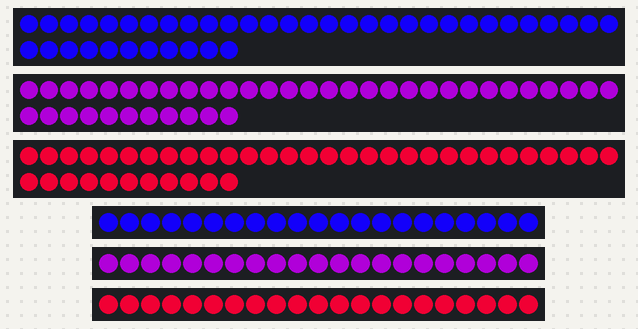
This sketch was run on a simulated Arduino Uno, built with avr-gcc and run on an emulated ATmega328P. On the bench: 3 × 41 RGB LEDs in strip order, left to right, continuing on the next row, 3 × 21 RGB LEDs in strip order, left to right. Dim RGB values are drawn brighter than linear; the strip is taken to match the declared colour order.

Above: at 33.27 s.
At 38.83 s:
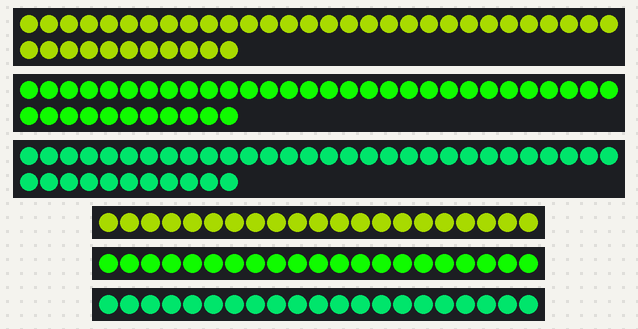

The sketch:

steadyState.ino
```cpp
// ------------------------------- Pin declaration ----------------------------

// 3 City LED strips, each strip 41 pixels
#define CITY_NUM_PIXELS 41
#define NUM_OF_CITY 3
#define CITY_1_PIN 0
#define CITY_2_PIN 1
#define CITY_3_PIN 2

// 3 Base LED strips, each strip 21 pixels
#define BASE_NUM_PIXELS 21
#define NUM_OF_BASE 3
#define BASE_1_PIN 3
#define BASE_2_PIN 4
#define BASE_3_PIN 5

// Starlight pins, individual LEDs
#define NUM_STAR_MAIN 3
#define NUM_STAR_SUB 3
const uint8_t STAR_PINS[NUM_STAR_MAIN][NUM_STAR_SUB] = {
    {6, 7, 8},
    {9, 10, 11},
    {A3, A4, A5}
};

// Ultrasonic sensor
#define TRIG_PIN A0
#define ECHO_PIN A1


// ------------------------- Declaration of strips ----------------------------
// --------- cityStrips[], baseStrips[], initStrips(), showStrips() -----------

#include <Adafruit_NeoPixel.h>

Adafruit_NeoPixel cityStrips[] = {
    Adafruit_NeoPixel(CITY_NUM_PIXELS, CITY_1_PIN, NEO_RGB + NEO_KHZ800),
    Adafruit_NeoPixel(CITY_NUM_PIXELS, CITY_2_PIN, NEO_RGB + NEO_KHZ800),
    Adafruit_NeoPixel(CITY_NUM_PIXELS, CITY_3_PIN, NEO_RGB + NEO_KHZ800)
};

Adafruit_NeoPixel baseStrips[] = {
    Adafruit_NeoPixel(BASE_NUM_PIXELS, BASE_1_PIN, NEO_RGB + NEO_KHZ800),
    Adafruit_NeoPixel(BASE_NUM_PIXELS, BASE_2_PIN, NEO_RGB + NEO_KHZ800),
    Adafruit_NeoPixel(BASE_NUM_PIXELS, BASE_3_PIN, NEO_RGB + NEO_KHZ800)
};

void initStrips()
{
    for (int i = 0; i < NUM_OF_CITY; i++)
    {
        cityStrips[i].begin();
    }

    for (int i = 0; i < NUM_OF_BASE; i++)
    {
        baseStrips[i].begin();
    }
}

void showStrips()
{
    for (int i = 0; i < NUM_OF_CITY; i++)
    {
        cityStrips[i].show();
    }

    for (int i = 0; i < NUM_OF_BASE; i++)
    {
        baseStrips[i].show();
    }
}


// ------------------------- Star LED Interface -------------------------------

// Stores the values / brightness (0-255) of the individual LED in a 2D array
// `showStars()` to actually write the values to the pins
// Other functions are getters and setters to access the 2D array

uint8_t starValues[NUM_STAR_MAIN][NUM_STAR_SUB] = {0};

void setStarValue(uint8_t main, uint8_t sub, uint8_t value)
{
    starValues[main][sub] = value;
}

uint8_t getStarValue(uint8_t main, uint8_t sub)
{
    return starValues[main][sub];
}

void showStars()
{
    for (int i = 0; i < NUM_STAR_MAIN; i++)
        for (int j = 0; j < NUM_STAR_SUB; j++)
            analogWrite(STAR_PINS[i][j], starValues[i][j]);
}

void setAllStars(uint8_t value)
{
    for (int i = 0; i < NUM_STAR_MAIN; i++)
        for (int j = 0; j < NUM_STAR_SUB; j++)
            setStarValue(i, j, value);
}


// ------------------------- Driver code ---------------------------------------

// To allow non blocking animations / effects, don't use delay().
// A call to a `playEffect` function is just to set a specific color
// at that current time.
// Use `tick` as a state for time elapsed, make sure to update it every loop.

#define TICK_MS 50
int tick = 0;

void setup()
{
    initStrips();
}

void loop()
{
    int start = millis();

    playSteadyState();
    showStrips();

    while (millis() - start < TICK_MS) delay(1);
    tick++;
}


// --------------------- Implementation of rainbow cycle ----------------------

// Num of leds to complete a rainbow cycle
#define BASE_RAINBOW_PERIOD 8
#define CITY_RAINBOW_PERIOD 8

// Length of ticks to complete a full cycle
#define BASE_DURATION 16
#define CITY_DURATION 16

void playSteadyState()
{
    for (int i = 0; i < NUM_OF_BASE; i++)
    {
        for (int j = 0; j < BASE_NUM_PIXELS; j++)
        {
            baseStrips[i].setPixelColor(j,
                wheel(i * 256 / BASE_RAINBOW_PERIOD + tick * 256 / BASE_DURATION));
        }
    }
    for (int i = 0; i < NUM_OF_CITY; i++)
    {
        for (int j = 0; j < CITY_NUM_PIXELS; j++)
        {
            cityStrips[i].setPixelColor(j,
                wheel(i * 256 / CITY_RAINBOW_PERIOD + tick * 256 / CITY_DURATION));
        }
    }
}

uint32_t wheel(uint8_t pos) {
    if (pos < 85)
    {
        return Adafruit_NeoPixel::Color(255 - pos * 3, pos * 3, 0);
    }
    else if (pos < 170)
    {
        pos -= 85;
        return Adafruit_NeoPixel::Color(0, 255 - pos * 3, pos * 3);
    }
    else
    {
        pos -= 170;
        return Adafruit_NeoPixel::Color(pos * 3, 0, 255 - pos * 3);
    }
}
```
